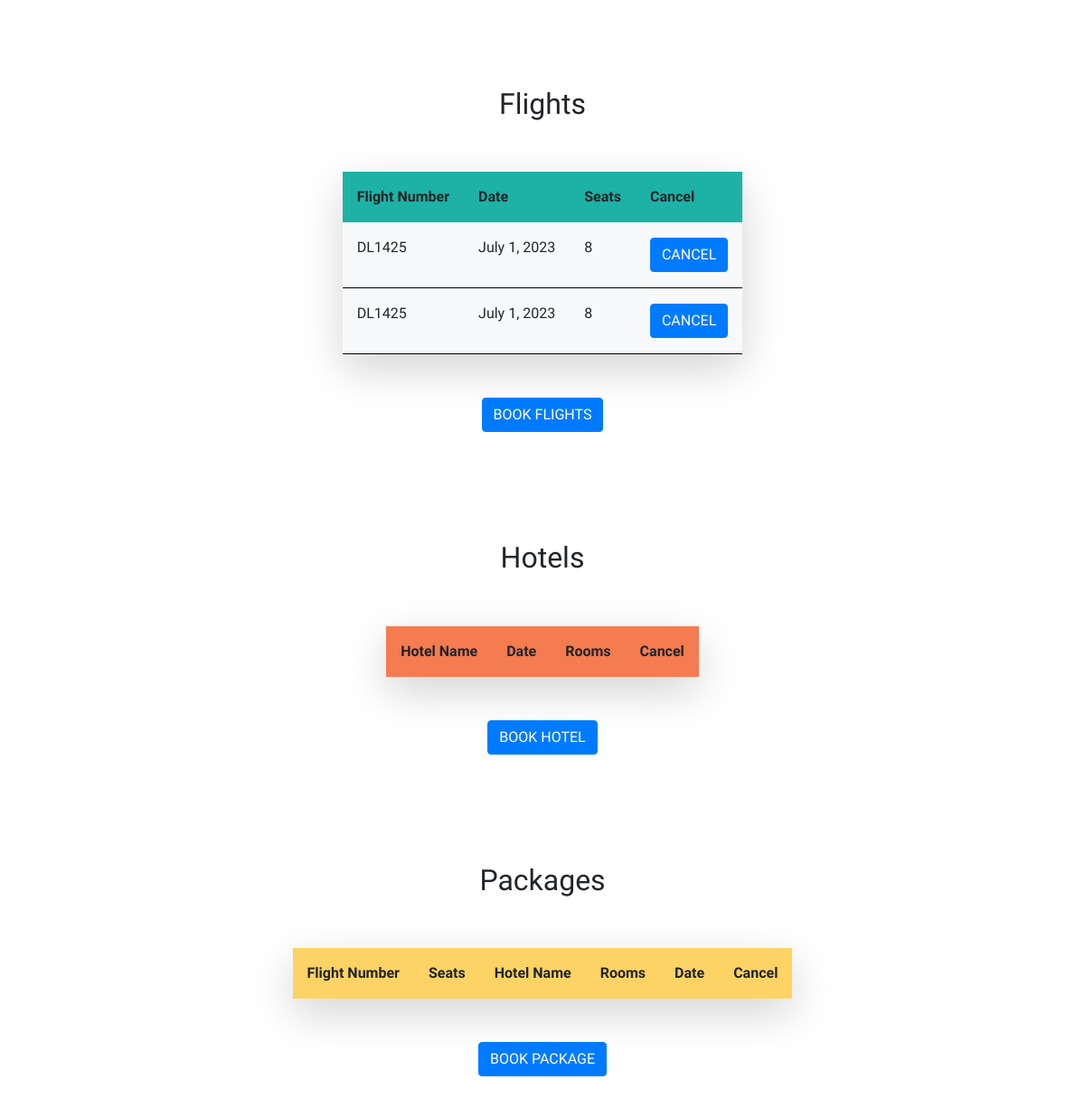
Page /accounts/profile/ (signed in) on the earlier database version.
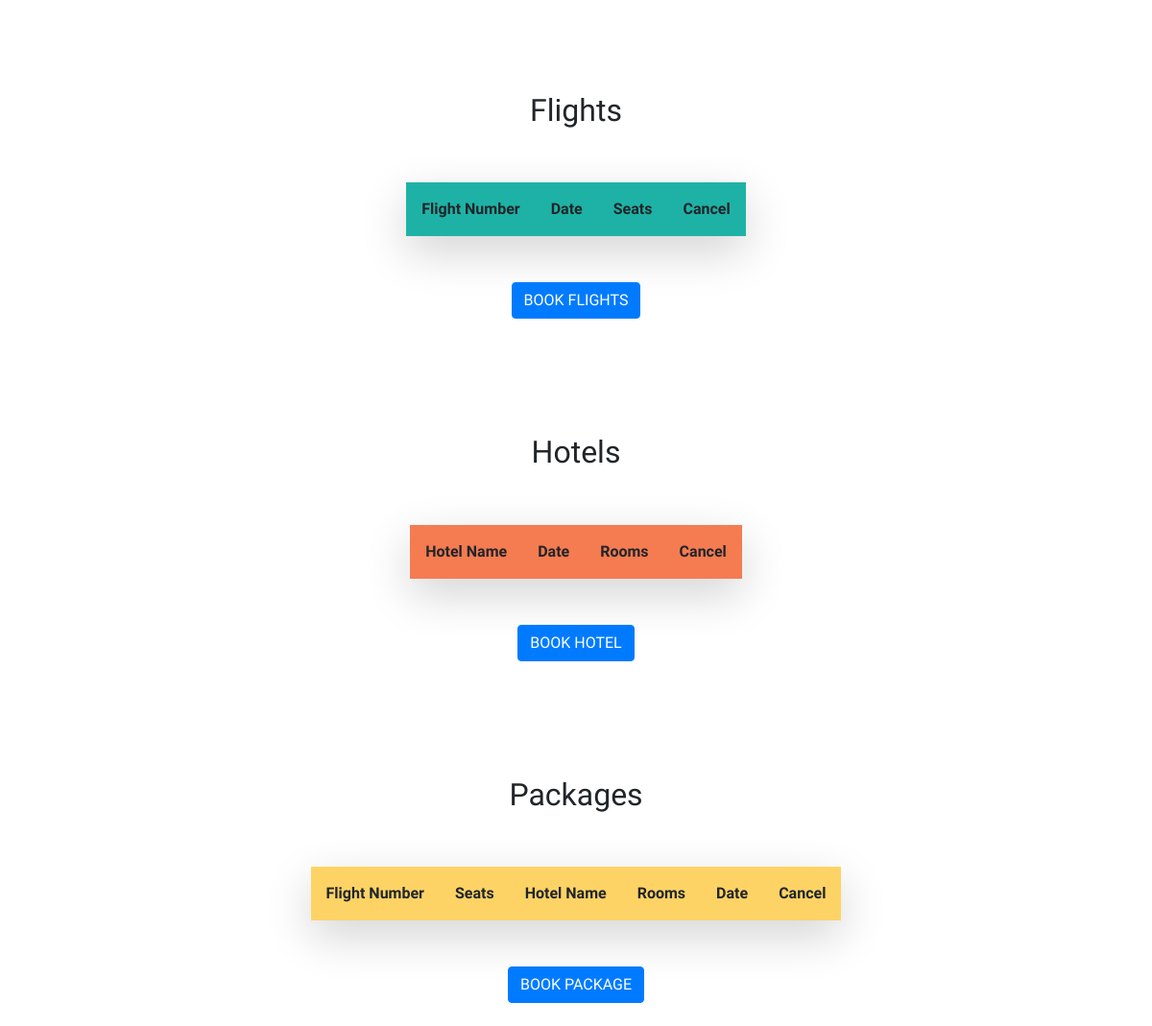
Same page on the later database version.
### travelapp/models.py (models this page shows, shortened)
class BookFlight(models.Model):
    username_id = models.ForeignKey(User,on_delete=models.CASCADE)
    flight = models.CharField(max_length=10)
    date = models.CharField(max_length=20)
    seat = models.IntegerField(default=1)

### travelapp/views.py (the view)
# urls.py: path('accounts/profile/',views.Dashboard,name='dashboard'),
@login_required
def Dashboard(request):
    user = request.user
    f1 = BookFlight.objects.filter(username_id=user)
    h1 = BookHotel.objects.filter(username_id=user)
    p1 = BookPackage.objects.filter(username_id=user)
    f={'flights':f1}
    h={'hotels':h1}
    p={'packages':p1}
    response= {**f,**h,**p}
    return render(request,'dashboard.html',response)

### templates/dashboard.html (shortened to what this page needs)
{% extends 'index.html' %}
{% block content %}
<center>
  <div>
    <br><br>
<br><br>
    <h2>Flights</h2><br><br>
    <table class=" shadow-lg rounded">
      <tr>
      <th class="p-3 hg">Flight Number</th>
        <th class="p-3 hg">Date</th>
        <th class="p-3 hg">Seats</th>
        <th class="p-3 hg">Cancel</th>
      </tr>
    {% for i in flights %}
    <tr>
    <td class="p-3 gd bg-light"><p>{{ i.flight }}</p></td>
    <td class="p-3 gd bg-light"><p>{{ i.date }}</p></td>
    <td class="p-3 gd bg-light" ><p>{{ i.seat }}</p></td>
    <td class="p-3 gd bg-light"><a class="btn btn1 btn-primary" href="/cancelflight/{{ i.flight }}/{{ i.date }}/{{ i.seat }}">CANCEL</a></td>
    </tr>
    {% endfor %}
    </table>
    <br><br>
    <a href="{% url 'flights' %}" class="btn btn-primary">BOOK FLIGHTS</a>
    <br><br>
  </div>
  <div>
    <br><br><br><br>
    <h2>Hotels</h2><br><br>
    <table class=" shadow-lg rounded">
      <tr>
      <th class="p-3 hg1">Hotel Name</th>
        <th class="p-3 hg1">Date</th>
        <th class="p-3 hg1">Rooms</th>
        <th class="p-3 hg1">Cancel</th>
      </tr>
    </table><br><br>
    <a href="{% url 'hotels' %}" class="btn btn-primary">BOOK HOTEL</a>
    <br><br>
  </div>
  <div><br><br><br><br>
    <h2>Packages</h2><br><br>
    <table class=" shadow-lg rounded">
      <tr>
      <th class="p-3 hg2">Flight Number</th>
      <th class="p-3 hg2">Seats</th>
      <th class="p-3 hg2">Hotel Name</th>
        <th class="p-3 hg2">Rooms</th>
        <th class="p-3 hg2">Date</th>
        <th class="p-3 hg2">Cancel</th>
      </tr>
    </table><br><br>
    <a href="{% url 'package' %}" class="btn btn-primary">BOOK PACKAGE</a>
    <br><br>
  </div>
{% endblock %}

### templates/index.html (shortened to what this page needs)
<!DOCTYPE html>
<html lang="en" dir="ltr">
{% load static %}
  <head>
  <link rel="stylesheet" href="https://stackpath.bootstrapcdn.com/bootstrap/4.4.1/css/bootstrap.min.css">
  <link rel="stylesheet" href="{% static "css/styleone.css" %}">
  <link rel="stylesheet" href="{% static "css/style.css" %}">
  </head>
  <body>
    {% block content %}{% endblock %}
</html>

### static/css/styleone.css (style rules this page uses)
.btn { margin-left: 45%; }

### static/css/style.css (style rules this page uses)
html,body { font-family: 'Viga'; }

### templates/dashboard.html (style rules this page uses)
.btn { margin-left: 0; }
.hg { background: #1eb2a6; margin-bottom: 2px; }
.hg1 { background: #f57b51; margin-bottom: 2px; }
.hg2 { background: #fdd365; margin-bottom: 2px; }

Differences in the rows shown:
removed BookFlight: flight "DL1425", date "July 1, 2023", seat "8"
removed BookFlight: flight "DL1425", date "July 1, 2023", seat "8"
